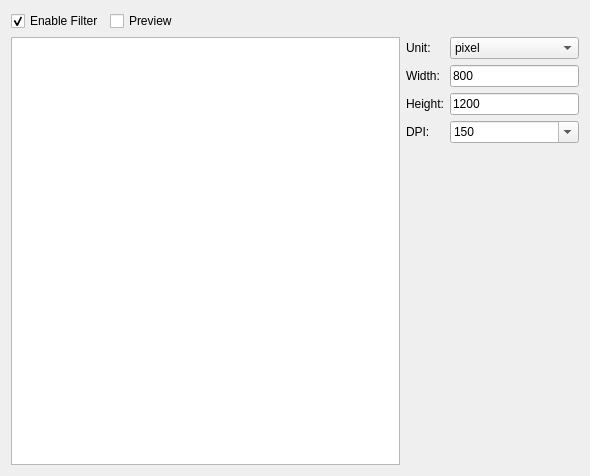
<?xml version="1.0" encoding="UTF-8"?>
<ui version="4.0">
 <class>ScalingWidget</class>
 <widget class="QWidget" name="ScalingWidget">
  <property name="geometry">
   <rect>
    <x>0</x>
    <y>0</y>
    <width>590</width>
    <height>476</height>
   </rect>
  </property>
  <property name="windowTitle">
   <string>Form</string>
  </property>
  <layout class="QGridLayout" name="gridLayout_2">
   <item row="0" column="2">
    <spacer name="horizontalSpacer">
     <property name="orientation">
      <enum>Qt::Horizontal</enum>
     </property>
     <property name="sizeHint" stdset="0">
      <size>
       <width>216</width>
       <height>20</height>
      </size>
     </property>
    </spacer>
   </item>
   <item row="0" column="0">
    <widget class="QCheckBox" name="enable">
     <property name="text">
      <string>Enable Filter</string>
     </property>
     <property name="checked">
      <bool>true</bool>
     </property>
    </widget>
   </item>
   <item row="0" column="1">
    <widget class="QCheckBox" name="preview">
     <property name="text">
      <string>Preview</string>
     </property>
     <property name="checked">
      <bool>false</bool>
     </property>
    </widget>
   </item>
   <item row="1" column="3">
    <layout class="QGridLayout" name="gridLayout">
     <item row="0" column="0">
      <widget class="QLabel" name="labelUnit">
       <property name="text">
        <string>Unit:</string>
       </property>
      </widget>
     </item>
     <item row="0" column="1">
      <widget class="QComboBox" name="unit">
       <item>
        <property name="text">
         <string>pixel</string>
        </property>
       </item>
       <item>
        <property name="text">
         <string>milimeter</string>
        </property>
       </item>
       <item>
        <property name="text">
         <string>inch</string>
        </property>
       </item>
      </widget>
     </item>
     <item row="1" column="0">
      <widget class="QLabel" name="labelWidth">
       <property name="text">
        <string>Width:</string>
       </property>
      </widget>
     </item>
     <item row="1" column="1">
      <widget class="QLineEdit" name="imageWidth">
       <property name="text">
        <string>800</string>
       </property>
      </widget>
     </item>
     <item row="2" column="0">
      <widget class="QLabel" name="labelHeight">
       <property name="text">
        <string>Height:</string>
       </property>
      </widget>
     </item>
     <item row="2" column="1">
      <widget class="QLineEdit" name="imageHeight">
       <property name="text">
        <string>1200</string>
       </property>
      </widget>
     </item>
     <item row="3" column="0">
      <widget class="QLabel" name="labelDPI">
       <property name="text">
        <string>DPI:</string>
       </property>
      </widget>
     </item>
     <item row="3" column="1">
      <widget class="QComboBox" name="dpi">
       <property name="editable">
        <bool>true</bool>
       </property>
       <item>
        <property name="text">
         <string>150</string>
        </property>
       </item>
       <item>
        <property name="text">
         <string>300</string>
        </property>
       </item>
       <item>
        <property name="text">
         <string>600</string>
        </property>
       </item>
      </widget>
     </item>
    </layout>
   </item>
   <item row="1" column="0" rowspan="3" colspan="3">
    <widget class="BaseFilterGraphicsView" name="view"/>
   </item>
   <item row="2" column="3">
    <spacer name="verticalSpacer">
     <property name="orientation">
      <enum>Qt::Vertical</enum>
     </property>
     <property name="sizeHint" stdset="0">
      <size>
       <width>20</width>
       <height>317</height>
      </size>
     </property>
    </spacer>
   </item>
  </layout>
 </widget>
 <customwidgets>
  <customwidget>
   <class>BaseFilterGraphicsView</class>
   <extends>QGraphicsView</extends>
   <header>basefiltergraphicsview.h</header>
  </customwidget>
 </customwidgets>
 <resources/>
 <connections/>
</ui>
